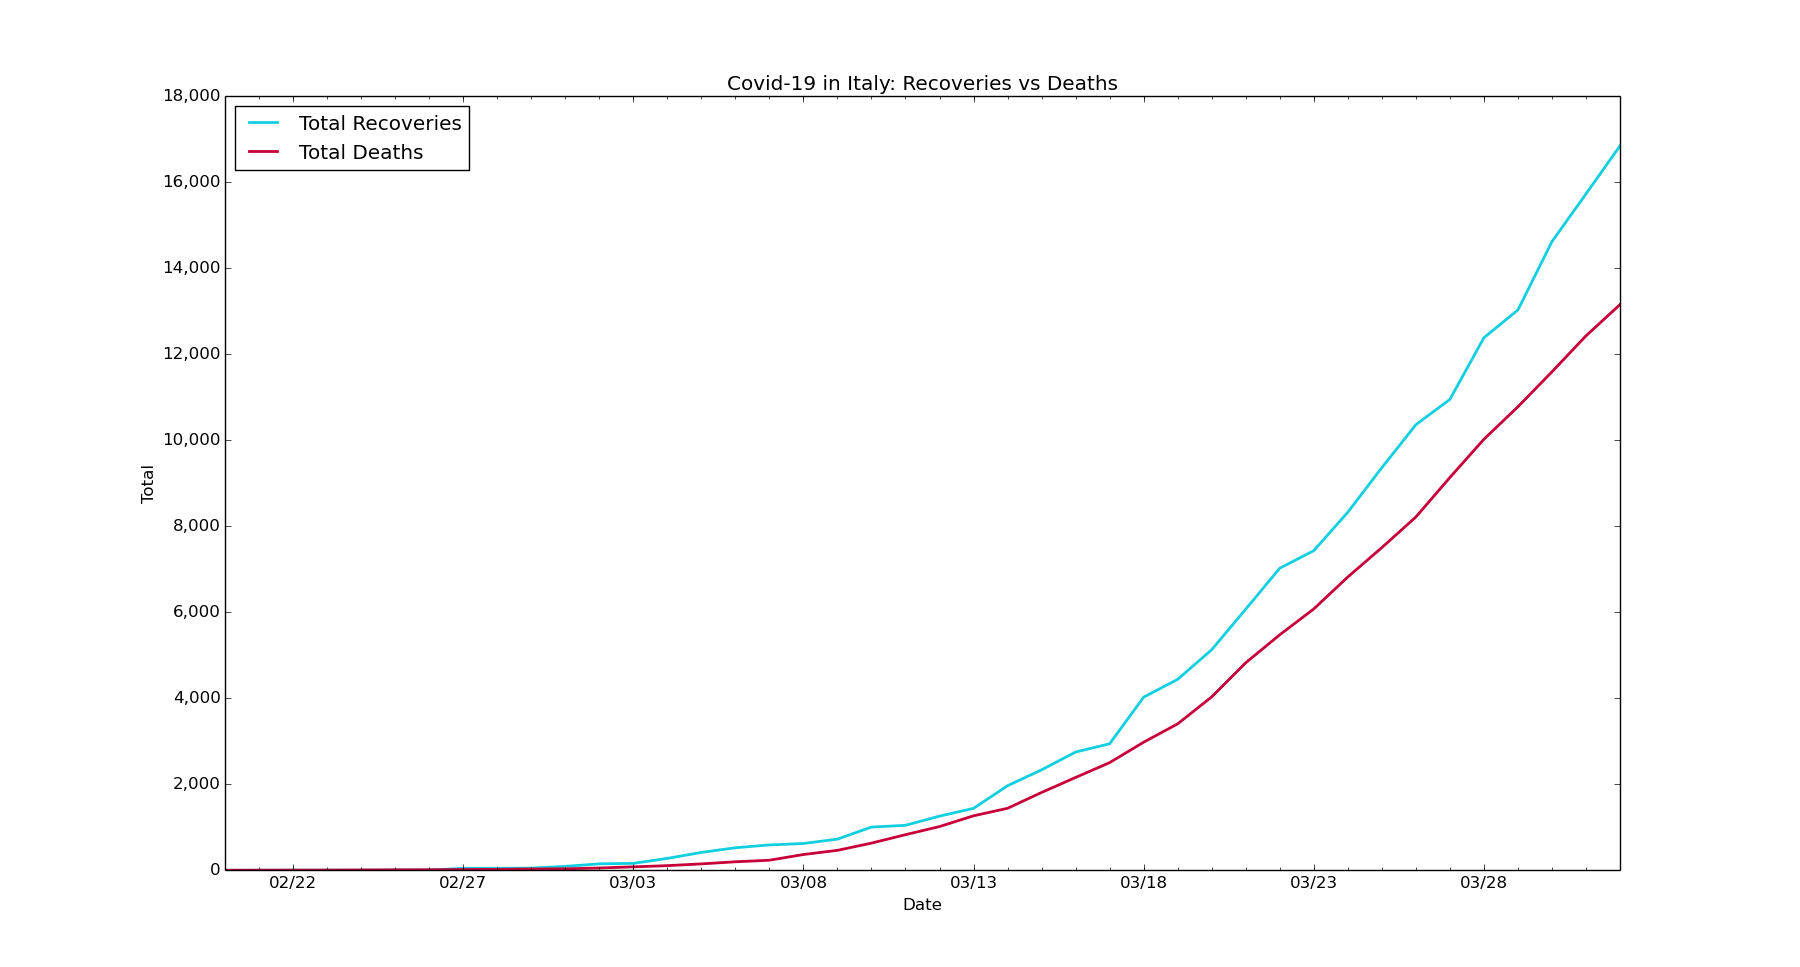

Write the Python code that produced this figure.
# plot of deaths vs recoveries in Italy

import datetime
import matplotlib.pyplot as plt
import matplotlib.dates as mdates
import matplotlib.ticker as ticker
from matplotlib.dates import MO, TU, WE, TH, FR, SA, SU

dates = ['2/20/2020', '2/21/2020', '2/22/2020', '2/23/2020', '2/24/2020', '2/25/2020', '2/26/2020', '2/27/2020', '2/28/2020', '2/29/2020', '3/1/2020', '3/2/2020', '3/3/2020', '3/4/2020', '3/5/2020', '3/6/2020', '3/7/2020', '3/8/2020', '3/9/2020', '3/10/2020', '3/11/2020', '3/12/2020', '3/13/2020', '3/14/2020', '3/15/2020', '3/16/2020', '3/17/2020', '3/18/2020', '3/19/2020', '3/20/2020', '3/21/2020', '3/22/2020', '3/23/2020', '3/24/2020', '3/25/2020', '3/26/2020', '3/27/2020', '3/28/2020', '3/29/2020', '3/30/2020', '3/31/2020', '4/1/2020']

# format dates
x_values = [datetime.datetime.strptime(d, "%m/%d/%Y").date() for d in dates]
ax = plt.gca()
formatter = mdates.DateFormatter("%m/%d")
ax.xaxis.set_major_formatter(formatter)

# create x-axis
# major tick = every 3 days
ax.xaxis.set_major_locator(mdates.WeekdayLocator(byweekday=(MO, TU, WE, TH, FR, SA, SU), interval=5))
# minor tick = daily
ax.xaxis.set_minor_locator(mdates.WeekdayLocator(byweekday=(MO, TU, WE, TH, FR, SA, SU)))

# format y-axis
ax.get_yaxis().set_major_formatter(ticker.FuncFormatter(lambda x, pos: format(int(x), ',')))

# recoveries
recoveries = [0, 1, 2, 2, 2, 3, 3, 45, 46, 50, 90, 149, 160, 276, 414, 523, 589, 622, 724, 1004, 1045, 1258, 1439, 1966, 2335, 2749, 2941, 4025, 4440, 5129, 6072, 7024, 7432, 8326, 9362, 10361, 10950, 12384, 13030, 14620, 15729, 16847]

# deaths
deaths = [0, 1, 2, 3, 6, 10, 12, 17, 21, 29, 34, 52, 79, 107, 148, 197, 233, 366, 463, 631, 827, 1016, 1266, 1441, 1809, 2158, 2503, 2978, 3405, 4032, 4825, 5476, 6077, 6820, 7503, 8215, 9134, 10023, 10779, 11591, 12428, 13155]

# create the graph
plt.plot(x_values, recoveries, color='#12cfdf', linewidth=2)
plt.plot(x_values, deaths, color='#C70039', linewidth=2)

# text labels
plt.title('Covid-19 in Italy: Recoveries vs Deaths')
plt.xlabel('Date')
plt.ylabel('Total')
plt.legend(['Total Recoveries', 'Total Deaths'], loc='upper left')

plt.show()
